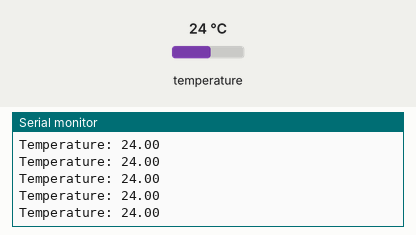
Recording of a sketch running on a simulated ESP32. Parts: the last lines printed to the serial monitor. The inputs (shaded band) are chosen by the test bench; at power-on: temperature 24 °C.

Above: at 1.2 s.
1.3 s: temperature set to 12 °C
At 2.1 s:
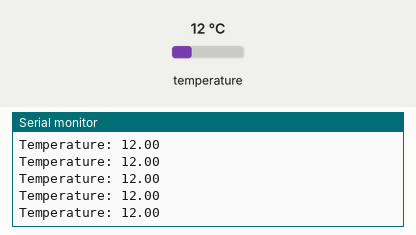
2.8 s: temperature set to 19 °C
At 3.9 s:
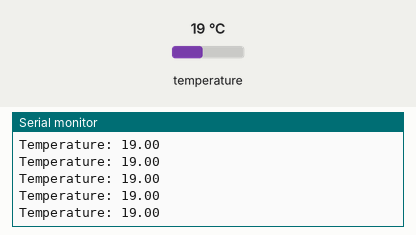
Timing chart, 0 to 4.3 s (numbered marks = the images above; inputs shaded):
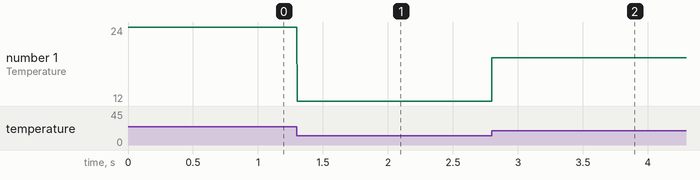

Measured:
- after the input at 1.3 s, the serial monitor: prints a new line at once (image 1)
- after the input at 2.8 s, the serial monitor: prints a new line at once (image 2)
- plotted number 1: 24 → 12 after the input at 1.3 s, 12 → 19 after the input at 2.8 s

The sketch:

BMP280.ino
```cpp
#include <Wire.h>
#include <Adafruit_BMP280.h>
//#include <Adafruit_Sensor.h>

Adafruit_BMP280 bmp; // I2C
float temperature = 0;

void setup() {

  //Wire.begin();
  Serial.begin(115200);
  Serial.println("\nI2C Scanner");

  //bmp.begin();
   if (!bmp.begin(0x76)) {
    Serial.println("Could not find a valid BMP280 sensor, check wiring!");
    while (1);
  }

}

void loop() {
  temperature= bmp.readTemperature();
  char tempString[8];
  dtostrf(temperature, 1, 2, tempString);
  Serial.print("Temperature: ");
  Serial.println(tempString);

  //bmp.readPressure()
}
```
